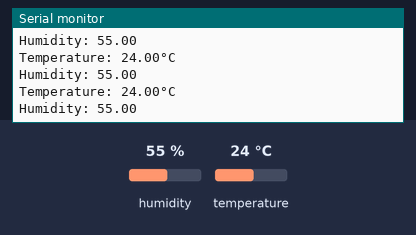
The sketch below on a simulated ESP8266 (NodeMCU). Parts: the last lines printed to the serial monitor. The inputs (shaded band) are chosen by the test bench; at power-on: humidity 55 %, temperature 24 °C. WiFi joins after 1.5 s; servers stay silent unless stated.

Above: at 3.0 s.
3.1 s: humidity set to 22 %
4.6 s: temperature set to 12 °C
At 5.4 s:
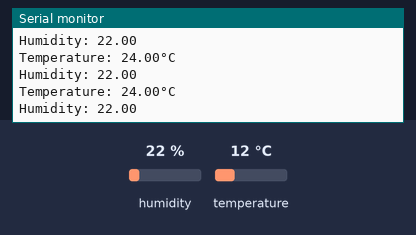
10.6 s: humidity set to 40 %
At 11.3 s:
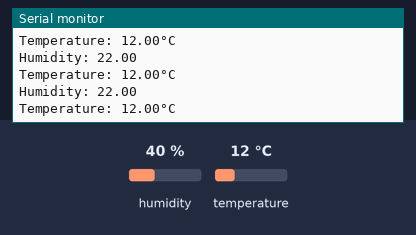
Timing chart, 0 to 13.6 s (numbered marks = the images above; inputs shaded):
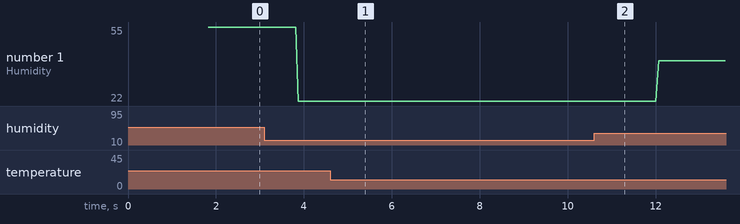

Measured:
- plotted number 1: 55 → 22 after the input at 3.1 s, 22 → 40 after the input at 10.6 s

The sketch:

DHT11.ino
```cpp
#include <DHT.h>
#include <ESP8266WiFi.h>
#include <BlynkSimpleEsp8266.h>

#define DHTPIN 2 // D4 DHTPIN
#define DHTTYPE DHT11
#define BLYNK_PRINT Serial

char auth[] = "9CihoaH0U5z0IaTLVmqge00vaoY5depa";
char ssid[] = "hiii";
char pass[] = "miskinlu";

#define DHTPIN 2          // What digital pin we're connected to
DHT dht(DHTPIN, DHTTYPE);


void setup() {
  Serial.begin(9600);

  Serial.println (F("DHT11 test!")); // f()= nyimpen di memory
  dht.begin();

  Blynk.begin(auth, ssid, pass);
}

void loop() {
  Blynk.run();
  float h = dht.readHumidity(); // kelembapan ganteng bngt parah uwais jelek
  float t = dht.readTemperature(); //suhu

  if(isnan(h)|| isnan(t)){
    Serial.println(F("Failed to read from dht11"));
    return;
  }
  Serial.print(F("Humidity: "));
  Serial.println(h);
  Serial.print("\n");
  Serial.print(F("Temperature: "));
  Serial.print(t);
  Serial.println(F("°C"));
  Blynk.virtualWrite(V1, t);
  Blynk.virtualWrite(V2, h);
}
```
